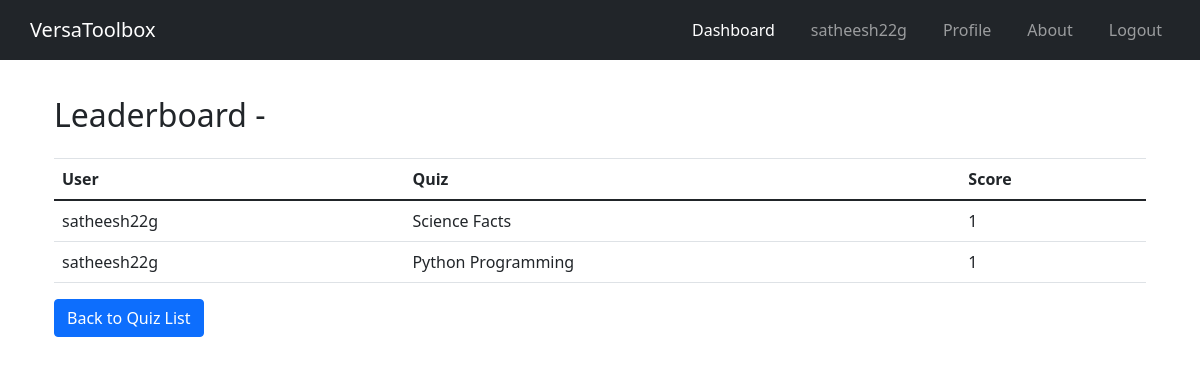
Page /leaderboard/ (signed in) on the committed database.
### users/models.py (models this page shows, shortened)
class CustomUser(AbstractUser):
    email = models.EmailField(unique=True)

### quiz/models.py (models this page shows)
class QuizTaker(models.Model):
    user = models.ForeignKey(settings.AUTH_USER_MODEL, on_delete=models.CASCADE)
    quiz = models.ForeignKey(Quiz, on_delete=models.CASCADE)
    score = models.PositiveIntegerField()

class Quiz(models.Model):
    title = models.CharField(max_length=255)
    category = models.CharField(max_length=255)

### quiz/views.py (the view)
# urls.py: path('leaderboard/', leaderboard, name='leaderboard'),
def leaderboard(request):
    leaderboard = QuizTaker.objects.all().order_by('-score')
    return render(request, 'leaderboard.html', {'leaderboard': leaderboard})

### users/context_processors.py (called while the page is built)
def common_context(request):
    username = request.session.get('username', None)
    return {'username': username}

### quiz/templates/leaderboard.html (shortened to what this page needs)
<!DOCTYPE html>
<html lang="en">
<head>
  <link href="https://cdn.jsdelivr.net/npm/bootstrap@5.3.0/dist/css/bootstrap.min.css" rel="stylesheet">
  <link href="https://stackpath.bootstrapcdn.com/bootstrap/4.5.2/css/bootstrap.min.css" rel="stylesheet">
</head>
<body>
    {% include 'nav.html' %}
    <div class="container py-5 mt-5">
    <h2 class="mb-4">Leaderboard - {{ quiz.title }}</h2>
    {% if leaderboard %}
      <table class="table">
        <thead>
          <tr>
            <th>User</th>
            <th>Quiz</th>
            <th>Score</th>
          </tr>
        </thead>
        <tbody>
          {% for entry in leaderboard %}
            <tr>
              <td>{{ entry.user.username }}</td>
              <td>{{ entry.quiz.title }}</td>
              <td>{{ entry.score }}</td>
            </tr>
          {% endfor %}
        </tbody>
      </table>
    {% else %}
      <p class="mt-4">No entries on the leaderboard for this quiz.</p>
    {% endif %}
    <a href="{% url 'quiz_list' %}" class="btn btn-primary">Back to Quiz List</a>
  </div>
</body>
</html>

### qr_maker/templates/nav.html (shortened to what this page needs)
<!DOCTYPE html>
<html lang="en">
<head>
  <link href="https://cdn.jsdelivr.net/npm/bootstrap@5.0.2/dist/css/bootstrap.min.css" rel="stylesheet">
</head>
<body>
  <nav class="navbar navbar-expand-lg navbar-dark bg-dark">
    <h1><a class="navbar-brand" href="/">VersaToolbox</a></h1>
    <div class="collapse navbar-collapse" id="navbarNav">
      <ul class="navbar-nav ml-auto">
        <li class="nav-item active">
          <a class="nav-link" href="/dashboard">Dashboard</a>
        </li>
        {% if username %}
        <li class="nav-item">
          <a class="nav-link">
            {{ username }}
          </a>
        </li>
        <li class="nav-item">
          <a class="nav-link" href="/profile">Profile</a>
        </li>
        {% else %}
        <a class="nav-link" href="/login">Login</a>
        {% endif %}
        <li class="nav-item">
          <a class="nav-link" href="/about">About</a>
        </li>
        {% if username %}
        <li class="nav-item">
          <a class="nav-link" href="/logout">Logout</a>
        </li>
        {% endif %}
      </ul>
    </div>
  </nav>
</body>
</html>

### qr_maker/templates/nav.html (style rules this page uses)
.navbar { background-color: #333; color: #fff; justify-content: space-between; align-items: center; padding: 10px 20px; position: fixed; top: 0; width: 100%; margin: 0; z-index: 100; }
.navbar h1 { margin: 0; font-size: 20px; }
.navbar a { color: #fff; text-decoration: none; margin: 0 10px; transition: color 0.3s ease; }

### rows in the picture
CustomUser: username "satheesh22g"
QuizTaker: user.username "satheesh22g", quiz "Science Facts", score "1"
QuizTaker: user.username "satheesh22g", quiz "Python Programming", score "1"
